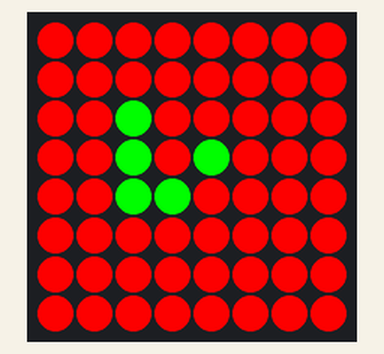
A program run on a simulated Raspberry Pi (BCM pin numbers) with a Sense HAT. On the bench: the Sense HAT's 8×8 RGB LED matrix. Dim RGB values are drawn brighter than linear; random numbers come from a fixed seed. At 27.2 s the program stops and its outputs stay as they are.

Above: at 0.08 s.
At 2.36 s:
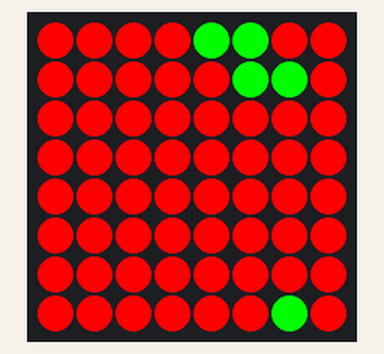
At 4.74 s:
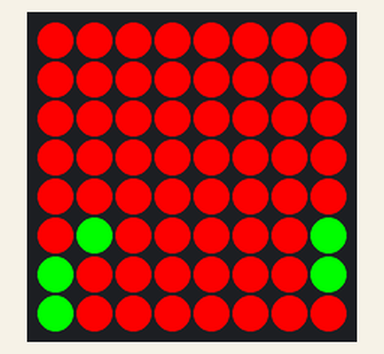
At 9.95 s:
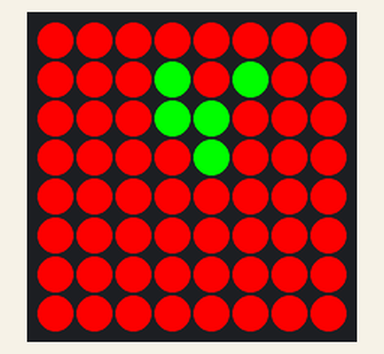
At 14.94 s:
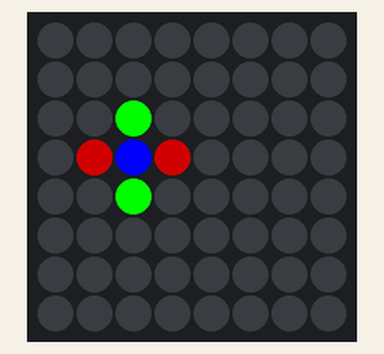
At 19.94 s:
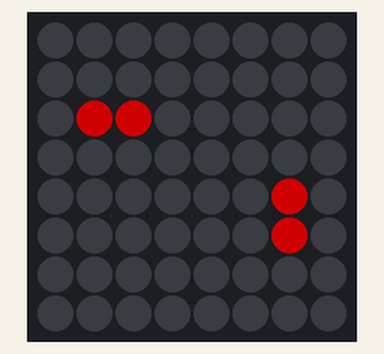

The program:

GoL_examples.py
```python
from GoL import *

# Run some examples of what can be done with GoL.py functions

board = GoL_glider()
for i in range(100):
    GoL_show(board)
    board = GoL_step(board)
    sleep(0.1)

board = GoL_blinker()
new_board = GoL_step(board)
for i in range(50):
    GoL_show_ages(new_board,board)
    temp = new_board
    new_board = GoL_step(new_board)
    board = temp
    sleep(0.1)

board = GoL_pentomino()
new_board = GoL_step(board)
for i in range(100):
    GoL_show_ages(new_board,board)
    temp = new_board
    new_board = GoL_step(new_board)
    board = temp
    sleep(0.1)
```

GoL.py
```python
import numpy as np
from sense_hat import SenseHat
from time import sleep

sense = SenseHat()

def GoL_step(cells, size=(8,8)):
    '''
    Take a single Game of Life Step
    '''
    new_cells = np.zeros(size, dtype = cells.dtype)
    for i in range(size[0]):
        for j in range(size[1]):
            tot_nbrs = cells[(i-1)%size[0],(j-1)%size[1]]
            tot_nbrs += cells[i%size[0],(j-1)%size[1]]
            tot_nbrs += cells[(i+1)%size[0],(j-1)%size[1]]
            tot_nbrs += cells[(i-1)%size[0],(j)%size[1]]
            tot_nbrs += cells[(i+1)%size[0],(j)%size[1]]
            tot_nbrs += cells[(i-1)%size[0],(j+1)%size[1]]
            tot_nbrs += cells[(i)%size[0],(j+1)%size[1]]
            tot_nbrs += cells[(i+1)%size[0],(j+1)%size[1]]

            if cells[i,j] == 0 and tot_nbrs == 3:
                new_cells[i,j] = 1
            elif cells[i,j] == 1 and (tot_nbrs == 2 or tot_nbrs == 3):
                new_cells[i,j] = 1
            else:
                new_cells[i,j]=0
    return new_cells

def GoL_show(cells):
    '''
    Display Alive cells as green and dead cells as red
    '''
    for i in range(8):
        for j in range(8):
            if cells[i,j] == 1:
                sense.set_pixel(i,j,0,255,0)
            else:
                sense.set_pixel(i,j,255,0,0)

def GoL_show_ages(cells,old_cells):
    '''
    Display deaths as dull red, births as green and surviving cells as blue
    '''
    for i in range(8):
        for j in range(8):
            if cells[i,j] == 0 and old_cells[i,j] == 0:
                sense.set_pixel(i,j,0,0,0)
            elif cells[i,j] == 0 and old_cells[i,j] == 1:
                sense.set_pixel(i,j,127,0,0)
            elif old_cells[i,j] == 0:
                sense.set_pixel(i,j,0,255,0)
            else:
                sense.set_pixel(i,j,0,0,255)

def GoL_init():
    '''
    Initialise a random grid of live cells
    '''
    cells = np.random.choice((0,1),size=(8,8))
    return( cells )


def GoL_blinker():
    '''
    Initialise a Blinker
    '''
    cells = np.zeros(shape = (8,8), dtype = 'int32')
    cells[2,2] = 1
    cells[2,3] = 1
    cells[2,4] = 1
    return cells

def GoL_glider():
     '''
     Initialise a Glider
     '''
     cells = np.zeros(shape = (8,8), dtype = 'int32')
     cells[2,2] = 1
     cells[2,3] = 1
     cells[2,4] = 1
     cells[3,4] = 1
     cells[4,3] = 1
     return cells

def GoL_pentomino():
     '''
     Initialise a cool shape - more fun on bigger boards
     '''
     cells = np.zeros(shape = (8,8), dtype = 'int32')
     cells[2,3] = 1
     cells[2,4] = 1
     cells[3,2] = 1
     cells[3,3] = 1
     cells[4,3] = 1
     return cells
```
